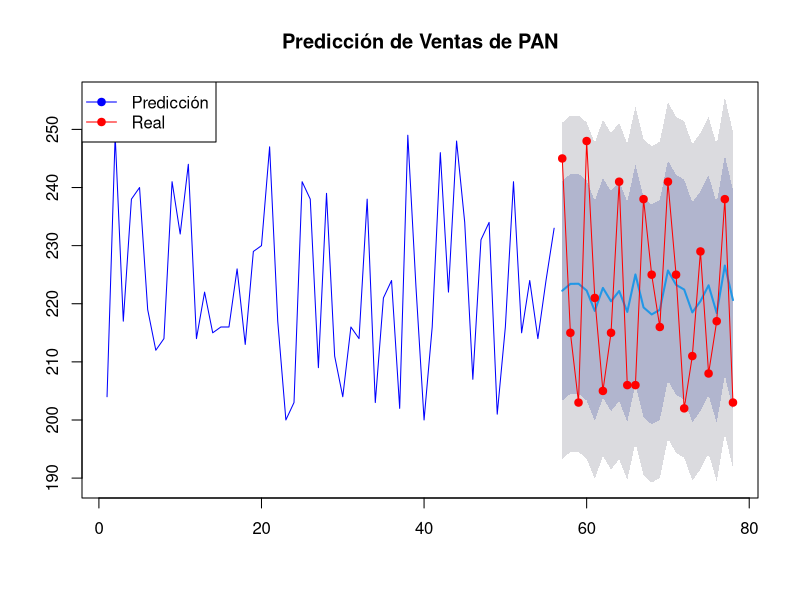
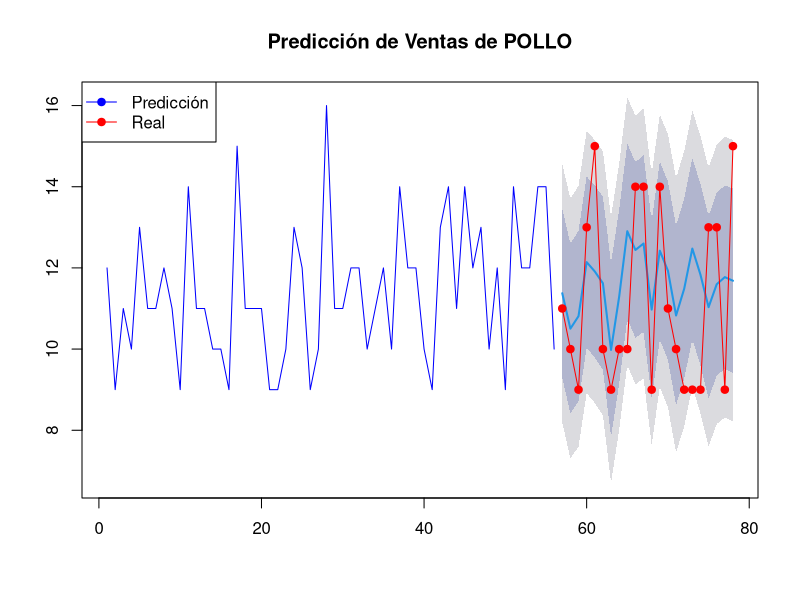
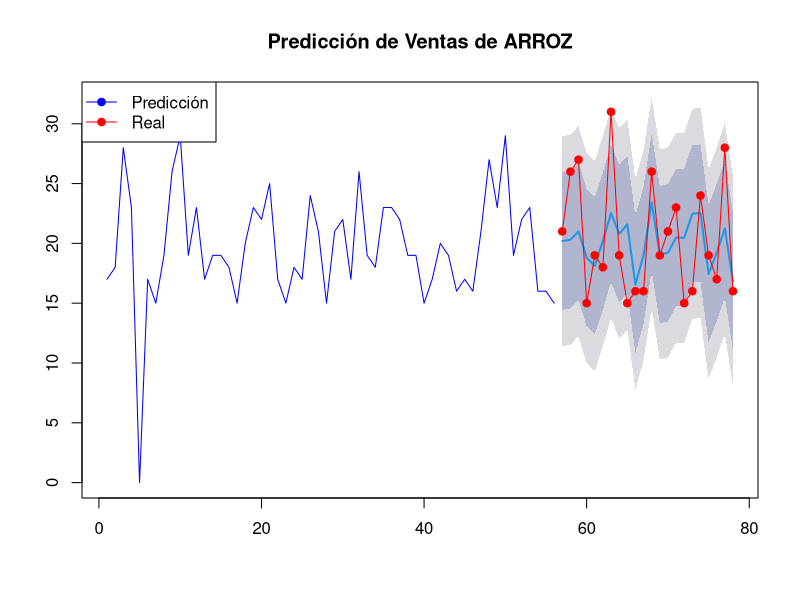
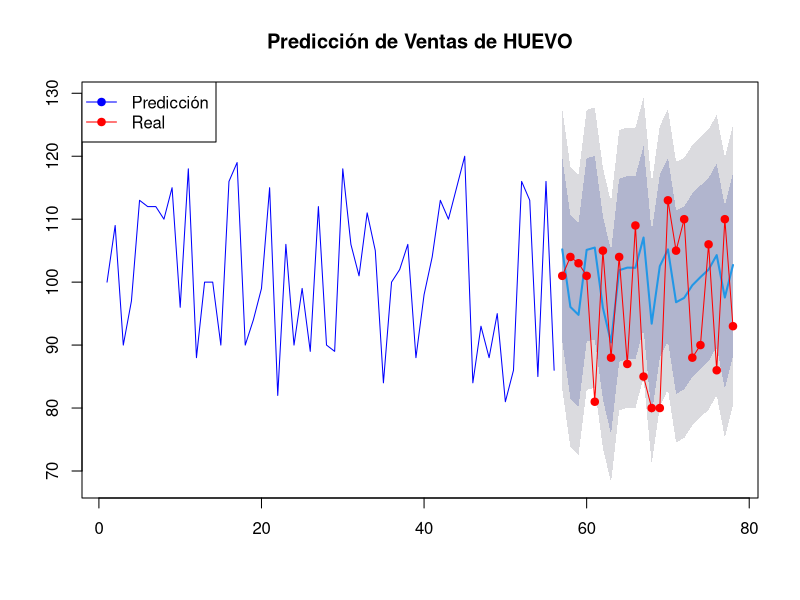
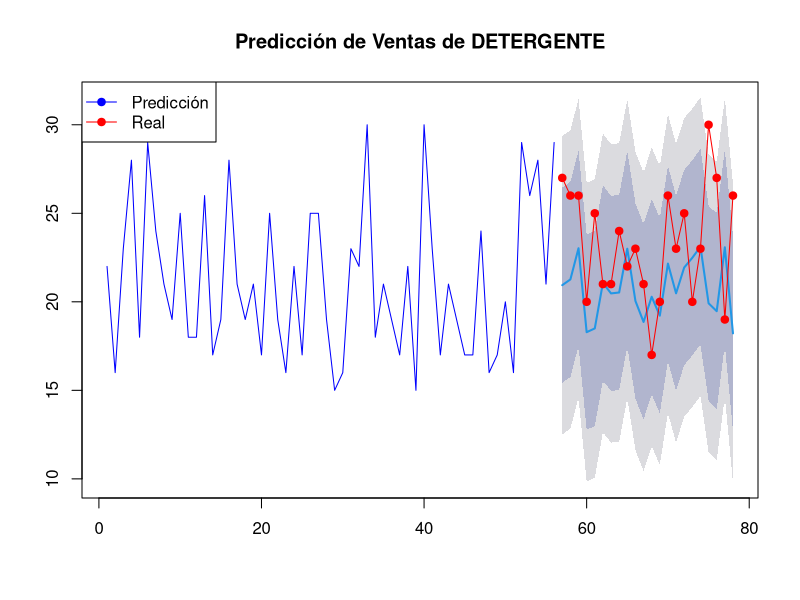
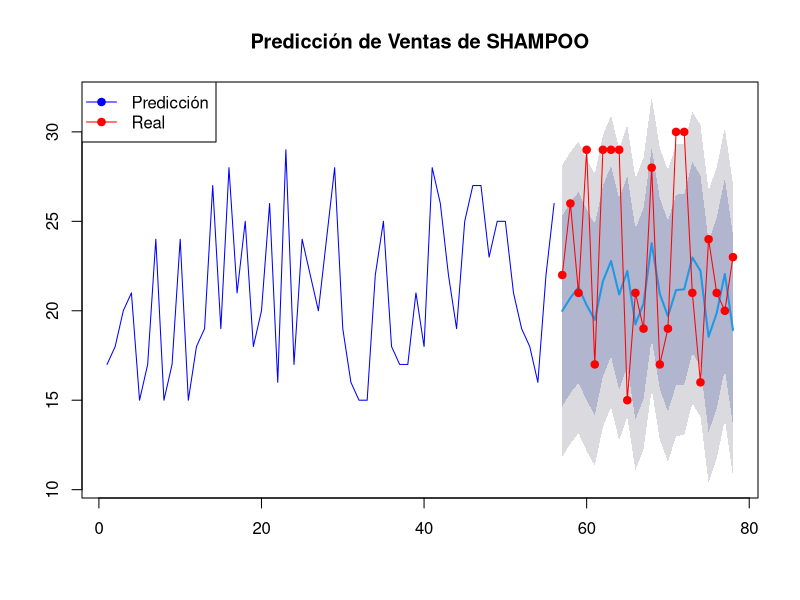
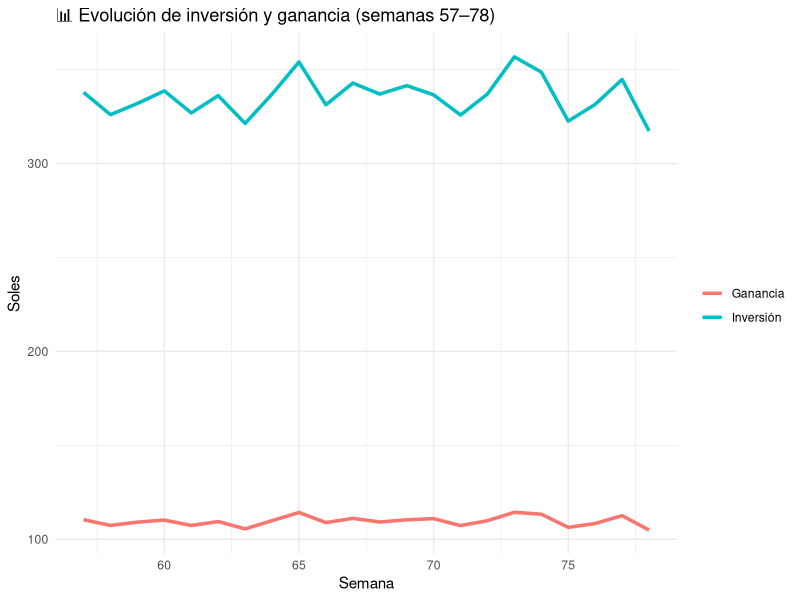
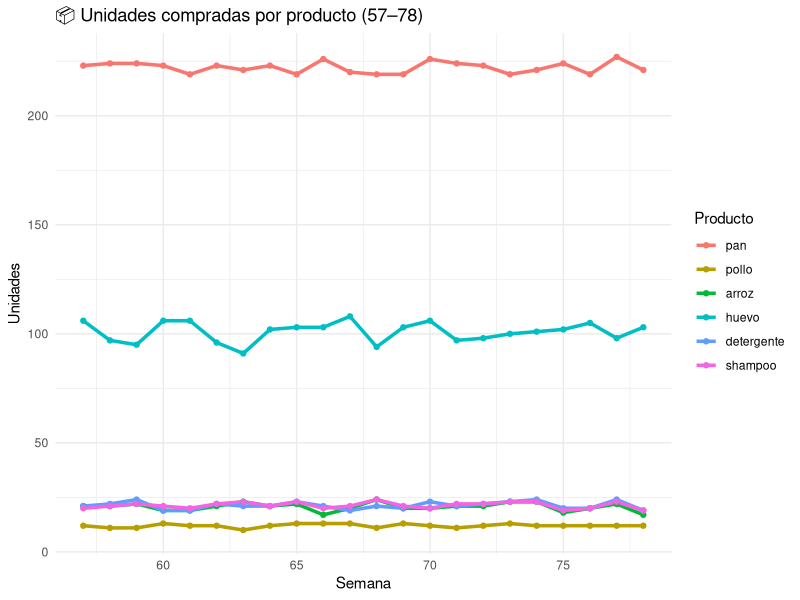

Write the R code that produced these figures, in order.
# Cargar librerías necesarias
library(forecast)
library(tseries)
library(lpSolve)

# Cargar datos
datos <- read.csv("ventass.csv")

# Función para calcular métricas de error
calcular_metricas <- function(real, predicho) {
  mae <- mean(abs(real - predicho))
  rmse <- sqrt(mean((real - predicho)^2))
  mape <- mean(abs((real - predicho)/real)) * 100
  return(list(MAE = mae, RMSE = rmse, MAPE = mape))
}

# Función para predecir cada producto
predecir_producto <- function(producto, datos) {
  col_exogenas <- setdiff(names(datos)[-1], producto)
  
  entrenamiento <- datos[1:56, ]
  prueba <- datos[57:78, ]
  
  ts_objetivo <- ts(entrenamiento[[producto]])
  xreg_entrenamiento <- as.matrix(entrenamiento[, col_exogenas])
  xreg_prueba <- as.matrix(prueba[, col_exogenas])
  
  modelo <- auto.arima(ts_objetivo, xreg = xreg_entrenamiento)
  pred <- forecast(modelo, xreg = xreg_prueba, h = 22)
  
  # Graficar
  plot(pred, main = paste("Predicción de Ventas de", toupper(producto)), col = "blue")
  lines(57:78, prueba[[producto]], col = "red", type = "o", pch = 19)
  legend("topleft", legend = c("Predicción", "Real"), col = c("blue", "red"), lty = 1, pch = 19)
  
  # Calcular y mostrar métricas
  metricas <- calcular_metricas(prueba[[producto]], pred$mean)
  cat("\n--- Métricas para", toupper(producto), "---\n")
  print(metricas)
  
  return(pred$mean)
}

# Lista de productos
productos <- c("pan", "pollo", "arroz", "huevo", "detergente", "shampoo")

# Almacenar predicciones
predicciones_lista <- list()

for (prod in productos) {
  predicciones_lista[[prod]] <- predecir_producto(prod, datos)
}

# ---------- ILP: Optimización de compras ----------

# Supuestos de precios de compra por unidad
costos <- c(pan = 0.23, pollo = 10, arroz = 4, huevo = 0.43, detergente = 1.0, shampoo = 0.8)

# Supuestos de precio de venta por unidad
ventas <- c(pan = 0.35, pollo = 12, arroz = 4.8, huevo = 0.66, detergente = 1.5, shampoo = 1.20)

# Presupuesto semanal máximo (puedes ajustarlo)
presupuesto_semanal <- 500

# Resultados por semana
for (semana in 1:22) {
  demanda <- sapply(predicciones_lista, function(x) ceiling(x[semana]))
  costo_unitario <- costos[productos]
  ingreso_unitario <- ventas[productos]
  beneficio_unitario <- ingreso_unitario - costo_unitario
  
  # Coeficientes para maximizar utilidad
  f.obj <- beneficio_unitario
  
  # Restricción: no exceder el presupuesto
  f.con <- matrix(costo_unitario, nrow = 1)
  f.dir <- "<="
  f.rhs <- presupuesto_semanal
  
  # Restricción adicional: no comprar más de lo que se predice (demanda semanal)
  for (i in 1:length(productos)) {
    restriccion <- rep(0, length(productos))
    restriccion[i] <- 1
    f.con <- rbind(f.con, restriccion)
    f.dir <- c(f.dir, "<=")
    f.rhs <- c(f.rhs, demanda[i])
  }
  
  # Resolver ILP
  solucion <- lp("max", f.obj, f.con, f.dir, f.rhs, all.int = TRUE)
  
  cat("\nSemana", semana + 56, ": Compra óptima\n")
  print(setNames(solucion$solution, productos))
  cat("Total invertido: ", sum(solucion$solution * costo_unitario), "\n")
  cat("Ganancia estimada: ", solucion$objval, "\n")
}
# ------------------graficas --------------------------
# Guardar resultados
ganancias <- c()
inversiones <- c()

for (semana in 1:22) {
  demanda <- sapply(predicciones_lista, function(x) ceiling(x[semana]))
  costo_unitario <- costos[productos]
  ingreso_unitario <- ventas[productos]
  beneficio_unitario <- ingreso_unitario - costo_unitario
  
  f.obj <- beneficio_unitario
  f.con <- matrix(costo_unitario, nrow = 1)
  f.dir <- "<="
  f.rhs <- presupuesto_semanal
  
  for (i in 1:length(productos)) {
    restriccion <- rep(0, length(productos))
    restriccion[i] <- 1
    f.con <- rbind(f.con, restriccion)
    f.dir <- c(f.dir, "<=")
    f.rhs <- c(f.rhs, demanda[i])
  }
  
  solucion <- lp("max", f.obj, f.con, f.dir, f.rhs, all.int = TRUE)
  
  inversiones[semana] <- sum(solucion$solution * costo_unitario)
  ganancias[semana] <- solucion$objval
}

# Graficar
df_opt <- data.frame(
  Semana = 57:78,
  Inversión = inversiones,
  Ganancia = ganancias
)

library(ggplot2)
ggplot(df_opt, aes(x = Semana)) +
  geom_line(aes(y = Inversión, color = "Inversión"), size = 1.2) +
  geom_line(aes(y = Ganancia, color = "Ganancia"), size = 1.2) +
  labs(title = "📊 Evolución de inversión y ganancia (semanas 57–78)",
       y = "Soles", color = "") +
  theme_minimal()
#----------------------------------------------------------------------------------------------------------------------
compras <- matrix(0, nrow = 22, ncol = length(productos))
colnames(compras) <- productos

for (semana in 1:22) {
  demanda <- sapply(predicciones_lista, function(x) ceiling(x[semana]))
  costo_unitario <- costos[productos]
  ingreso_unitario <- ventas[productos]
  beneficio_unitario <- ingreso_unitario - costo_unitario
  
  f.obj <- beneficio_unitario
  f.con <- matrix(costo_unitario, nrow = 1)
  f.dir <- "<="
  f.rhs <- presupuesto_semanal
  
  for (i in 1:length(productos)) {
    restriccion <- rep(0, length(productos))
    restriccion[i] <- 1
    f.con <- rbind(f.con, restriccion)
    f.dir <- c(f.dir, "<=")
    f.rhs <- c(f.rhs, demanda[i])
  }
  
  solucion <- lp("max", f.obj, f.con, f.dir, f.rhs, all.int = TRUE)
  compras[semana, ] <- solucion$solution
}

# Convertir a long format
df_compras <- as.data.frame(compras)
df_compras$Semana <- 57:78
df_compras_long <- reshape2::melt(df_compras, id.vars = "Semana")

# Graficar
ggplot(df_compras_long, aes(x = Semana, y = value, color = variable)) +
  geom_line(size = 1.2) +
  geom_point() +
  labs(title = "📦 Unidades compradas por producto (57–78)",
       y = "Unidades", color = "Producto") +
  theme_minimal()
